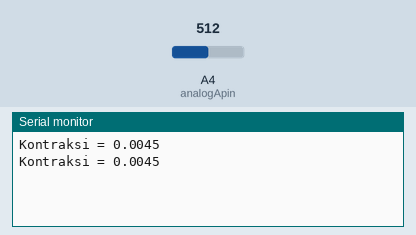
The sketch below on a simulated Arduino Uno, built with avr-gcc and run on an emulated ATmega328P. On the bench: the last lines printed to the serial monitor. Inputs (shaded band) come from the test bench; at power-on: A4 (analogApin) = 512.

Above: at 1.8 s.
1.9 s: A4 (analogApin) set to 716
At 2.8 s:
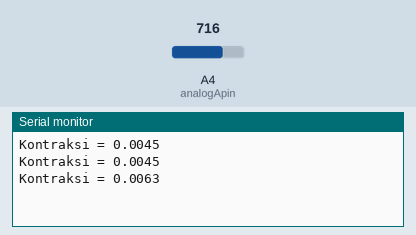
3.4 s: A4 (analogApin) set to 900
At 4.8 s:
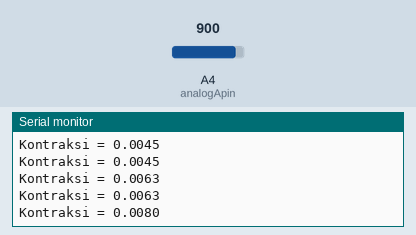
Timing chart, 0 to 6.4 s (numbered marks = the images above; inputs shaded):
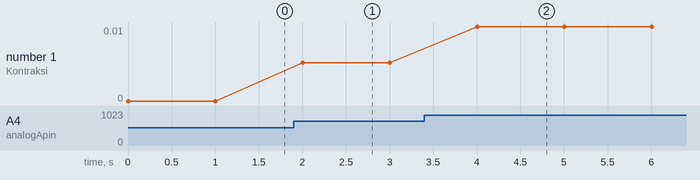

The sketch:

coba_piezo.ino
```cpp
int analogApin = 4;
float analogA;

void setup() {
  // put your setup code here, to run once:
  Serial.begin(115200);
  pinMode(analogApin, INPUT);
}

void loop() {
  // put your main code here, to run repeatedly:
  analogA = analogRead(analogApin) / 113.0; // Konversi dari 0-1023 menjadi 0-9
  analogA /= 1000.0; // Konversi dari 0-9 menjadi 0.001-0.01

  Serial.print("Kontraksi = ");
  Serial.print(analogA, 4); // Menampilkan dengan 4 angka di belakang koma
  Serial.println();

  delay(1000);
}
```

Measured:
- after the input at 1.9 s, the serial monitor: prints a new line after 0.10 s (image 1)
- after the input at 3.4 s, the serial monitor: prints a new line after 0.60 s (image 2)
- plotted number 1: 0 → 0.01 after the input at 1.9 s, 0.01 → 0.01 after the input at 3.4 s
